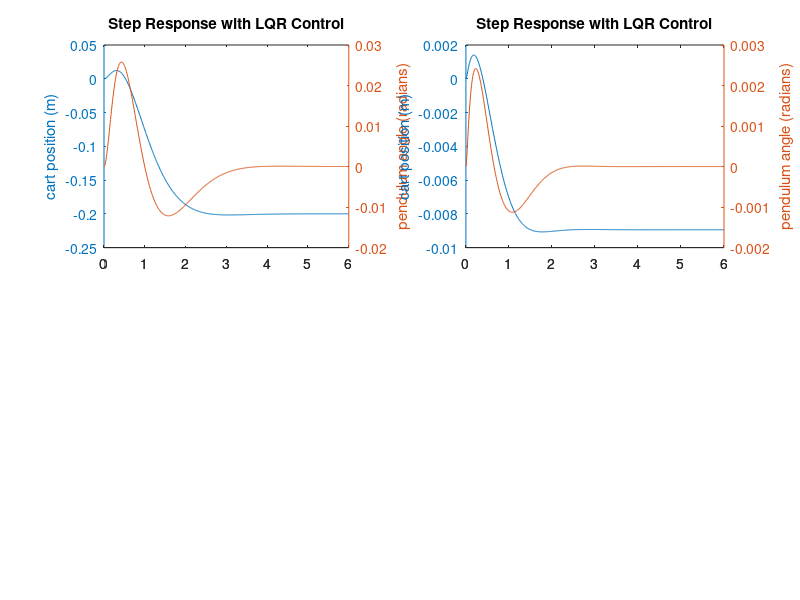

Source code (MATLAB): (Note: this script raises an error after producing the figure.)
%% Inverted Pendulum: State-Space Methods for Controller Design
% The design criteria for this system for a 0.2-m step in desired cart
% position x are as follows:
% 
% Settling time for x and theta of less than 5 seconds
% Rise time for x of less than 0.5 seconds
% Pendulum angle theta never more than 20 degrees (0.35 radians) from the
% vertical
% Steady-state error of less than 2% for x and theta

disp('Inverted Pendulum: State-Space Methods for Controller Design')
clear;clc;

%% Open-loop poles
%The first step in designing a full-state feedback controller is to
%determine the open-loop poles of the system.

disp('Open-loop poles')
mc = 1.12;
mpw = 0.095;
mps = 0.025;
l = 0.0167903; % lco = 0.347;
fc = 2.53165; % FS = 2.53165; FC = 2.28133
fp = 0.000107443;
J = 0.0135735;
g = 9.81;
vf = 17.463/2.5; %Voltage to Motor Force ratio
mp = mpw + mps;
a = l^2 + J/(mc + mp);
mu = (mc + mp)*l;

% theta 0 in upward position
% theta pi in downward position
s = 1; % 1 when upward  -1 when downward

A = [0          0              1               0;
     0          0              0               1;
     0      (l*mu*g)/J    -(a*fc)/J    -(l*fp)/J;
     0      s*(mu*g)/J    -s*(l*fc)/J    -(fp)/J];
 
B = [         0;
              0;
       (vf*a)/J;
      (s*vf*l)/J];
  
C = [1 0 0 0;
     0 1 0 0];
D = [0;
     0];

states = {'x' 'phi' 'x_dot' 'phi_dot'};
inputs = {'u'};
outputs = {'x'; 'phi'};

sys_ss = ss(A,B,C,D,'statename',states,'inputname',inputs,'outputname',outputs)

poles = eig(A)

%% Linear Quadratic Regulation (LQR)
% Before we design our controller, we will first verify that the system is
% controllable.

disp('Linear Quadratic Regulation (LQR)')
co = ctrb(sys_ss);
controllability = rank(co)

% Specifically, we will use the linear quadratic regulation method for
% determining our state-feedback control gain matrix K.
% The controller can be tuned by changing the nonzero elements in the Q
% matrix to achieve a desirable response.

Q = C'*C

% We will go ahead and find the $K$ matrix and plot the response all in one
% step so that changes can be made in the control and seen automatically in
% the response.

R = 1
[K, S, e] = lqr(A,B,Q,R)

Ac = [(A-B*K)];
Bc = [B];
Cc = [C];
Dc = [D];

sys_cl = ss(Ac,Bc,Cc,Dc,'statename',states,'inputname',inputs,'outputname',outputs)

t = 0:0.01:6;
r =0.2*ones(size(t)); % 20cm reference
[y,t,x]=lsim(sys_cl,r,t); 
subplot(2,2,1)
[AX,H1,H2] = plotyy(t,y(:,1),t,y(:,2),'plot');
set(get(AX(1),'Ylabel'),'String','cart position (m)')
set(get(AX(2),'Ylabel'),'String','pendulum angle (radians)')
title('Step Response with LQR Control')

% you are putting more weight on the errors at the cost of increased
% control effort u.

disp('putting more weight')
Q = diag([10000, 1000, 100, 1000])
%Q = diag([50, 100, 1, 1])
R = 20; %270;
[K, S, e] = lqr(A,B,Q,R)

Ac = [(A-B*K)];

sys_cl = ss(Ac,Bc,Cc,Dc,'statename',states,'inputname',inputs,'outputname',outputs)

[y,t,x]=lsim(sys_cl,r,t);
subplot(2,2,2)
[AX,H1,H2] = plotyy(t,y(:,1),t,y(:,2),'plot');
set(get(AX(1),'Ylabel'),'String','cart position (m)')
set(get(AX(2),'Ylabel'),'String','pendulum angle (radians)')
title('Step Response with LQR Control')

%% Adding precompensation
% if there are errors in the model (or unknown disturbances) the
% precompensator will not correct for them and there will be steady-state
% error.

disp('Adding precompensation')
Cn = [1 0 0 0];
sys_ss = ss(A,B,Cn,0);
Nbar = rscale(sys_ss,K)

sys_cl = ss(Ac,Bc*Nbar,Cc,Dc,'statename',states,'inputname',inputs,'outputname',outputs)

[y,t,x]=lsim(sys_cl,r,t);
subplot(2,2,3)
[AX,H1,H2] = plotyy(t,y(:,1),t,y(:,2),'plot');
set(get(AX(1),'Ylabel'),'String','cart position (m)')
set(get(AX(2),'Ylabel'),'String','pendulum angle (radians)')
title('Step Response with Precompensation and LQR Control')

%% Observer-based control
% The response achieved above is good, but was based on the assumption of
% full-state feedback, which is not necessarily valid. To address the
% situation where not all state variables are measured, a state estimator
% must be designed.

% Before we design our estimator, we will first verify that our system is
% observable.

disp('Observer-based control')
ob = obsv(sys_ss);
observability = rank(ob)

% Based on this logic, we must first find the controller poles.

poles = eig(Ac)

% we can use the same commands for finding the estimator gain L as we can
% for finding the state-feedback gain K.

P = [-40 -41 -42 -43];
L = place(A',C',P)'

% Now we will combine our state-feedback controller from before with our
% state estimator to get the full compensator.

Ace = [(A-B*K) (B*K);
       zeros(size(A)) (A-L*C)];
Bce = [B*Nbar;
       zeros(size(B))];
Cce = [Cc zeros(size(Cc))];
Dce = [0;0];

states = {'x' 'x_dot' 'phi' 'phi_dot' 'e1' 'e2' 'e3' 'e4'};
inputs = {'r'};
outputs = {'x'; 'phi'};

sys_est_cl = ss(Ace,Bce,Cce,Dce,'statename',states,'inputname',inputs,'outputname',outputs)

t = 0:0.01:6;
r = 0.2*ones(size(t));
[y,t,x]=lsim(sys_est_cl,r,t);
subplot(2,2,4)
[AX,H1,H2] = plotyy(t,y(:,1),t,y(:,2),'plot');
set(get(AX(1),'Ylabel'),'String','cart position (m)')
set(get(AX(2),'Ylabel'),'String','pendulum angle (radians)')
title('Step Response with Observer-Based State-Feedback Control')

% This response is almost identical to the response achieved when it was
% assumed that we had full access to the state variables. This is because
% the observer poles are fast, and because the model we assumed for the
% observer is identical to the model of the actual plant (including the
% same initial conditions). Therefore, all of the design requirements have
% been met with the minimal control effort expended. No further iteration
% is needed.